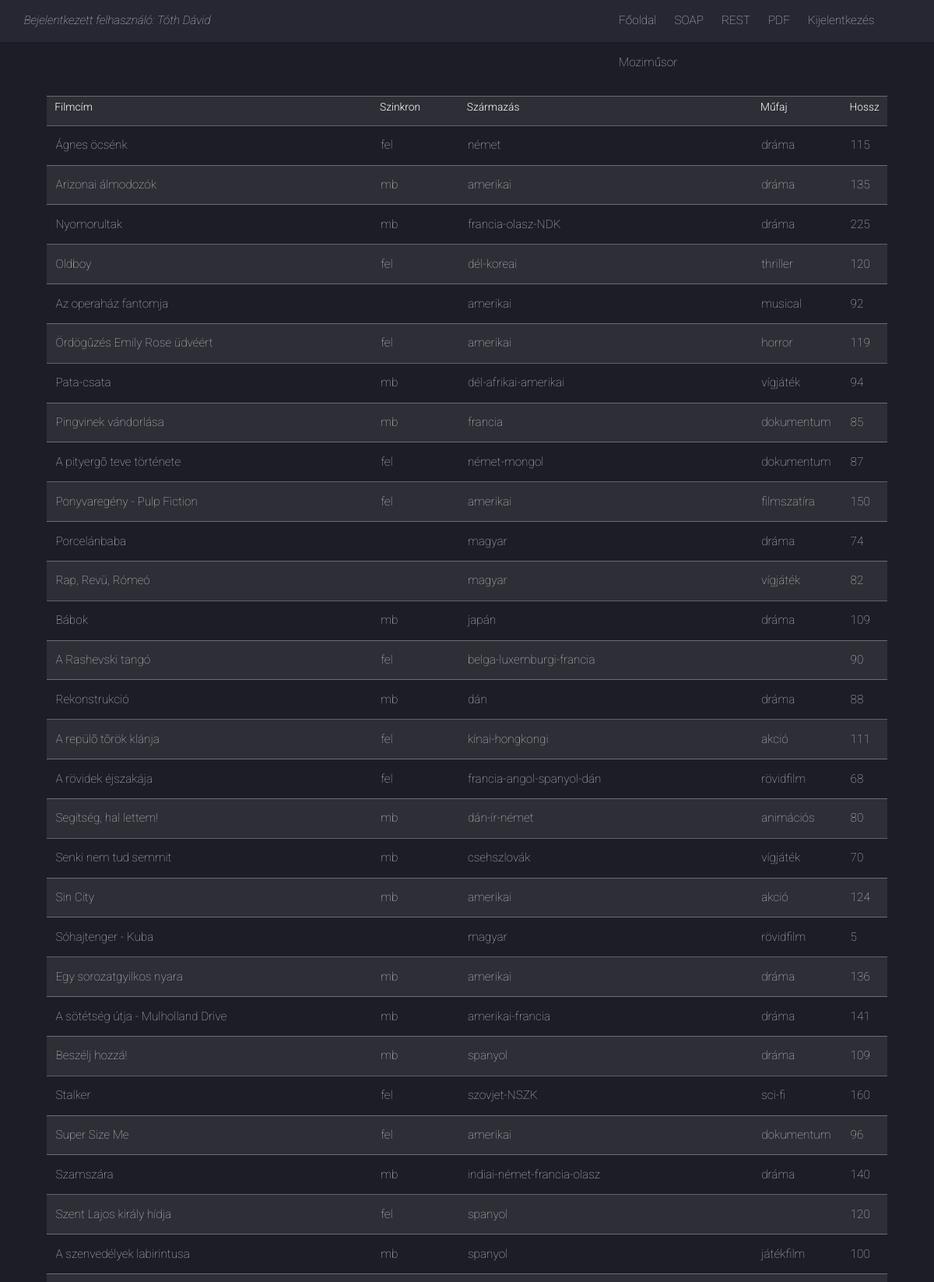
The page /fooldal/mozimusor (signed in, upper part) on the database its author committed.
### tables this page shows
CREATE TABLE `menu` (
  `url` varchar(50) NOT NULL,
  `name` varchar(50) NOT NULL,
  `parent` varchar(50) NOT NULL,
  `auth` varchar(3) NOT NULL,
  `sequence` tinyint(4) NOT NULL
);

CREATE TABLE `film` (
  `fkod` varchar(4) NOT NULL,
  `filmcim` varchar(62) DEFAULT NULL,
  `szines` varchar(6) DEFAULT NULL,
  `szinkron` varchar(14) DEFAULT NULL,
  `szarmazas` varchar(55) DEFAULT NULL,
  `mufaj` varchar(13) DEFAULT NULL,
  `hossz` varchar(5) DEFAULT NULL
);

### models/view_loader.php (called while the page is built, shortened)
<?php
class View_Loader
{
    private $data = array();
    private $render = FALSE;
    private $selectedItems = FALSE;
    private $style = FALSE;
    public function __construct($viewName)
    {
        $file = SERVER_ROOT . 'views/' . strtolower($viewName) . '.php';
        if (file_exists($file))
        {
            $this->render = $file;
            $this->selectedItems = explode("_", $viewName);
        }
    }
    public function __destruct()
    {
        $this->data['render'] = $this->render;
        $this->data['selectedItems'] = $this->selectedItems;
        $this->data['style'] = $this->style;
        $viewData = $this->data;
        include(SERVER_ROOT . 'views/page_main.php');
    }
}
?>

### controllers/router.php (called while the page is built, shortened)
<?php
include(SERVER_ROOT . 'includes/menu.inc.php');
$page = "fooldal";
$subpage = "";
$vars = array();
$request = $_SERVER['QUERY_STRING'];
if($request != "")
{
	$params = explode('/', $request);
	$page = array_shift($params);
	if(array_key_exists($page, Menu::$menu) && count($params)>0)
	{
		$subpage = array_shift($params);
	}
	$vars += $_POST;
}
$controllerfile = $page.($subpage != "" ? "_".$subpage : "");
$class = ucfirst($controllerfile).'_Controller';
if(class_exists($class))
	{ $controller = new $class; }
else
	{ die('class does not exists!'); }
$controller->main($vars);
?>

### index.php (called while the page is built, shortened)
<?php
require_once(SERVER_ROOT . 'controllers/' . 'router.php');
?>

### models/mozimusor_model.php (called while the page is built)
<?php
class Mozimusor_Model
{
	function get_data()
	{
		$retData = [];
        try {
            $connection = Database::getConnection();
            $sql = "SELECT * FROM film";
            $stmt = $connection->prepare($sql);
            $stmt->execute();
            $retData = $stmt->fetchAll(PDO::FETCH_ASSOC);
        } catch (PDOException $e) {
            die("Error fetching data: " . $e->getMessage());
        }
        return $retData;
    }
	}
?>

### views/fooldal_mozimusor_main.php (the view)
<?php
$filmModel = new Mozimusor_Model();
$filmek = $filmModel->get_data();
if (!empty($filmek)) {
    echo '<table>';
    echo '<tr><th>Filmcím</th><th>Szinkron</th><th>Származás</th><th>Műfaj</th><th>Hossz</th></tr>';
    foreach ($filmek as $film) {
        echo '<tr>';
        echo '<td>' . htmlspecialchars($film['filmcim']) . '</td>';
        echo '<td>' . htmlspecialchars($film['szinkron']) . '</td>';
        echo '<td>' . htmlspecialchars($film['szarmazas']) . '</td>';
        echo '<td>' . htmlspecialchars($film['mufaj']) . '</td>';
        echo '<td>' . htmlspecialchars($film['hossz']) . '</td>';
        echo '</tr>';
    }
    echo '</table>';
} else {
    echo "<p>Nincs vetített film jelenleg</p>";
}
?>

### views/page_main.php (shortened to what this page needs)
<!DOCTYPE HTML>
<html>
	<head>
        <link rel="stylesheet" type="text/css" href="<?php echo SITE_ROOT?>css/main.css">
	</head>
	<body class="is-preload">
		<div id="page-wrapper">
				<header id="header">
                <div id="user"><em>Bejelentkezett felhasználó: <?= $_SESSION['userlastname']." ".$_SESSION['userfirstname'] ?></em></div>
					<nav id="nav">
                    <?php echo Menu::getMenu($viewData['selectedItems']); ?>
					</nav>
				</header>
				<div id="main" class="wrapper style1">
					<div class="container">
							<section id="content">
                            <?php if($viewData['render']) include($viewData['render']); ?>
							</section>
					</div>
				</div>
		</div>
	</body>
</html>

### includes/menu.inc.php
<?php
Class Menu {
    public static $menu = array();
    public static function setMenu() {
        self::$menu = array();
        $connection = Database::getConnection();
        $stmt = $connection->query("select url, name, parent, auth from menu where auth like '".$_SESSION['userlevel']."'order by sequence");
        while($menuitem = $stmt->fetch(PDO::FETCH_ASSOC)) {
            self::$menu[$menuitem['url']] = array($menuitem['name'], $menuitem['parent'], $menuitem['auth']);
        }
    }
    public static function getMenu($sItems) {
        $submenu = "";
        $menu = "<ul>";
        foreach(self::$menu as $menuindex => $menuitem)
        {
            if($menuitem[1] == "")
            { $menu.= "<li><a href='".SITE_ROOT.$menuindex."' ".($menuindex==$sItems[0]? "class='selected'":"").">".$menuitem[0]."</a></li>"; }
            else if($menuitem[1] == $sItems[0])
            { $submenu .= "<li><a href='".SITE_ROOT.$sItems[0]."/".$menuindex."' ".($menuindex==$sItems[1]? "class='selected'":"").">".$menuitem[0]."</a></li>"; }
        }
        $menu.="</ul>";
        if($submenu != "")
            $submenu = "<ul>".$submenu."</ul>";
        return $menu.$submenu;;
    }
}
Menu::setMenu();
?>

### css/main.css (style rules this page uses)
html, body, div, span, applet, object, iframe, h1, h2, h3, h4, h5, h6, p, blockquote, pre, a, abbr, acronym, address, big, cite, code, del, dfn, em, img, ins, kbd, q, s, samp, small, strike, strong, sub, sup, tt, var, b, u, i, center, dl, dt, dd, ol, ul, li, fieldset, legend, table, caption, tbody, tfoot, thead, tr, th, td, article, aside, canvas, details, embed, figure, figcaption, footer, header, hgroup, menu, nav, output, ruby, section, summary, time, mark, audio, video { margin: 0; padding: 0; border: 0; font-size: 100%; font: inherit; vertical-align: baseline; }
article, aside, details, figcaption, figure, footer, header, hgroup, menu, nav, section { display: block; }
body { line-height: 1; }
ol, ul { list-style: none; }
table { border-collapse: collapse; border-spacing: 0; }
body { -webkit-text-size-adjust: none; }
html { box-sizing: border-box; }
*, *:before, *:after { box-sizing: inherit; }
html, body { background: #1c1d26; }
body, select, textarea { color: rgba(255, 255, 255, 0.75); font-family: "Roboto", Helvetica, sans-serif; font-size: 15pt; font-weight: 100; line-height: 1.75em; }
a { -moz-transition: border-color 0.2s ease-in-out, color 0.2s ease-in-out; -webkit-transition: border-color 0.2s ease-in-out, color 0.2s ease-in-out; -ms-transition: border-color 0.2s ease-in-out, color 0.2s ease-in-out; transition: border-color 0.2s ease-in-out, color 0.2s ease-in-out; border-bottom: dotted 1px; color: #e44c65; text-decoration: none; }
#user { margin-left: 2em; }
em, i { font-style: italic; }
.container { margin: 0 auto; max-width: calc(100% - 4em); width: 70em; }
@media screen and (max-width: 1280px) { .container { width: 90%; max-width: 100%; } }
ul { list-style: disc; margin: 0 0 2em 0; padding-left: 1em; }
ul li { padding-left: 0.5em; }
table { margin: 0 0 2em 0; width: 100%; }
table tbody tr { border: solid 1px rgba(255, 255, 255, 0.3); border-left: 0; border-right: 0; }
table tbody tr:nth-child(2n + 1) { background-color: rgba(255, 255, 255, 0.075); }
table td { padding: 0.75em 0.75em; }
table th { color: #ffffff; font-size: 0.9em; font-weight: 300; padding: 0 0.75em 0.75em 0.75em; text-align: left; }
.wrapper { padding: 6em 0 4em 0; }
#page-wrapper { padding-top: 3.5em; }
#header { background: rgba(39, 40, 51, 0.965); box-shadow: 0 0 0.25em 0 rgba(0, 0, 0, 0.25); cursor: default; height: 3.5em; left: 0; line-height: 3.5em; position: fixed; top: 0; width: 100%; z-index: 100; }
#header nav { position: absolute; right: 5em; top: 0; }
#header nav ul { margin: 0; }
#header nav ul li { display: inline-block; margin-left: 1em; }
#header nav ul li a, #header nav ul li span { border: 0; color: inherit; display: inline-block; height: inherit; line-height: inherit; outline: 0; }
#header nav ul li a:not(.button):before, #header nav ul li span:not(.button):before { margin-right: 0.5em; }
@media screen and (max-width: 1680px) { body, input, select, textarea { font-size: 13pt; } }
@media screen and (max-width: 1280px) { body, input, select, textarea { font-size: 11.5pt; } }
@media screen and (max-width: 1280px) { .wrapper { padding: 4.5em 0 2.5em 0; } }

### rows shown on the page
menu: name "Főoldal"
menu: name "SOAP"
menu: name "REST"
menu: name "PDF"
menu: name "Kijelentkezés"
menu: name "Moziműsor"
film: filmcim "Ágnes öcsénk", szinkron "fel", szarmazas "német", mufaj "dráma", hossz "115"
film: filmcim "Arizonai álmodozók", szinkron "mb", szarmazas "amerikai", mufaj "dráma", hossz "135"
film: filmcim "Nyomorultak", szinkron "mb", szarmazas "francia-olasz-NDK", mufaj "dráma", hossz "225"
film: filmcim "Oldboy", szinkron "fel", szarmazas "dél-koreai", mufaj "thriller", hossz "120"
film: filmcim "Az operaház fantomja", szarmazas "amerikai", mufaj "musical", hossz "92"
film: filmcim "Ördögûzés Emily Rose üdvéért", szinkron "fel", szarmazas "amerikai", mufaj "horror", hossz "119"
film: filmcim "Pata-csata", szinkron "mb", szarmazas "dél-afrikai-amerikai", mufaj "vígjáték", hossz "94"
film: filmcim "Pingvinek vándorlása", szinkron "mb", szarmazas "francia", mufaj "dokumentum", hossz "85"
film: filmcim "A pityergõ teve története", szinkron "fel", szarmazas "német-mongol", mufaj "dokumentum", hossz "87"
film: filmcim "Ponyvaregény - Pulp Fiction", szinkron "fel", szarmazas "amerikai", mufaj "filmszatíra", hossz "150"
film: filmcim "Porcelánbaba", szarmazas "magyar", mufaj "dráma", hossz "74"
film: filmcim "Rap, Revü, Rómeó", szarmazas "magyar", mufaj "vígjáték", hossz "82"
film: filmcim "Bábok", szinkron "mb", szarmazas "japán", mufaj "dráma", hossz "109"
film: filmcim "A Rashevski tangó", szinkron "fel", szarmazas "belga-luxemburgi-francia", hossz "90"
film: filmcim "Rekonstrukció", szinkron "mb", szarmazas "dán", mufaj "dráma", hossz "88"
film: filmcim "A repülõ tõrök klánja", szinkron "fel", szarmazas "kínai-hongkongi", mufaj "akció", hossz "111"
film: filmcim "A rövidek éjszakája", szinkron "fel", szarmazas "francia-angol-spanyol-dán", mufaj "rövidfilm", hossz "68"
film: filmcim "Segítség, hal lettem!", szinkron "mb", szarmazas "dán-ír-német", mufaj "animációs", hossz "80"
film: filmcim "Senki nem tud semmit", szinkron "mb", szarmazas "csehszlovák", mufaj "vígjáték", hossz "70"
film: filmcim "Sin City", szinkron "mb", szarmazas "amerikai", mufaj "akció", hossz "124"
film: filmcim "Sóhajtenger - Kuba", szarmazas "magyar", mufaj "rövidfilm", hossz "5"
film: filmcim "Egy sorozatgyilkos nyara", szinkron "mb", szarmazas "amerikai", mufaj "dráma", hossz "136"
film: filmcim "A sötétség útja - Mulholland Drive", szinkron "mb", szarmazas "amerikai-francia", mufaj "dráma", hossz "141"
film: filmcim "Beszélj hozzá!", szinkron "mb", szarmazas "spanyol", mufaj "dráma", hossz "109"
film: filmcim "Stalker", szinkron "fel", szarmazas "szovjet-NSZK", mufaj "sci-fi", hossz "160"
film: filmcim "Super Size Me", szinkron "fel", szarmazas "amerikai", mufaj "dokumentum", hossz "96"
film: filmcim "Szamszára", szinkron "mb", szarmazas "indiai-német-francia-olasz", mufaj "dráma", hossz "140"
film: filmcim "Szent Lajos király hídja", szinkron "fel", szarmazas "spanyol", hossz "120"
film: filmcim "A szenvedélyek labirintusa", szinkron "mb", szarmazas "spanyol", mufaj "játékfilm", hossz "100"

### other values the page prints
$_SESSION['userlastname'] "Tóth"
$_SESSION['userfirstname'] "Dávid"
